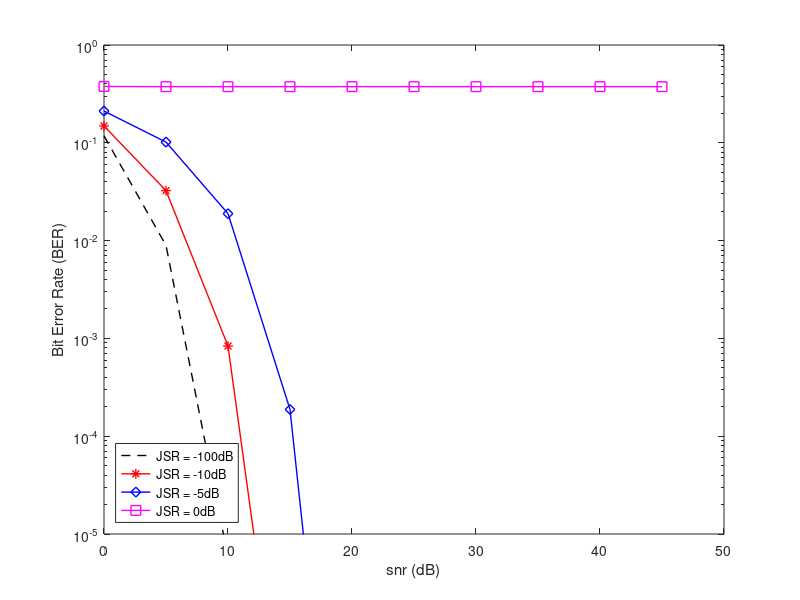

The MATLAB script that drew this image:

% In this script, we simulate the performance of 802.11n in the presence of
% jammer
clc
clear
close
%% Simulation Parameters
snr_dB = 0:5:45;
JSR_dB = [-100, -10,-5, 0]; %Jammer to Signal ratios (dB)
n_jammers = 2;
Fj = 0.0001; %Jamming tone - normalized frequency (-0.5 < F < 0.5)
Thetaj = rand(1,1)*2*pi;%random jammer phase(0 to 2*pi radians)
%% Processing SNR Points
S = numel(snr_dB);
bitErrorRate = zeros(length(JSR_dB),S);
%parfor i = 1:S % Use 'parfor' to speed up the simulation
for jammer = 1:n_jammers
for k=1:length(JSR_dB)%loop for each given JSR
    for i = 1:S % Use 'for' to debug the simulation    
        % Loop to simulate multiple packets
        SNR = 10.^(snr_dB(i)/10); %Signal-to-noise ratio in linear scale
        JSR = 10.^(JSR_dB(k)/10); %Jammer-to-Signal ratio in linear scale
        if jammer == 1
            d = sqrt(SNR/(10*(1+SNR*JSR)));
            bitErrorRate(k,i) =1-0.25*(erf(d)^2+2*erf(d)*(1-2*erfc(d))+(1-2*erfc(d))^2);
        else
            JNR = 2*JSR*SNR;
            bitErrorRate(k,i) = 3/8 * (erfc(sqrt(SNR)+sqrt(0.5*JNR))+erfc(sqrt(SNR)-sqrt(0.5*JNR))); 
        end
    end
end
% Save Results
if jammer == 1
    berfile = sprintf('BER_noiseJamming.mat');
    save(berfile,'bitErrorRate');
else
    berfile = sprintf('BER_QPSKJamming.mat');
    save(berfile,'bitErrorRate');
end
end
%%

%% Plot Bit Error Rate vs SNR Results

figure(1)
semilogy(snr_dB,bitErrorRate(1,:),'k--','LineWidth',1,'MarkerSize',7);
hold on 
semilogy(snr_dB,bitErrorRate(2,:),'r-*','LineWidth',1,'MarkerSize',7);
hold on 
semilogy(snr_dB,bitErrorRate(3,:),'b-d','LineWidth',1,'MarkerSize',7);
hold on 
semilogy(snr_dB,bitErrorRate(4,:),'m-s','LineWidth',1,'MarkerSize',7);
xlabel('snr (dB)');
ylabel('Bit Error Rate (BER)');
legend('JSR = -100dB','JSR = -10dB','JSR = -5dB',...
    'JSR = 0dB','Location','southwest');
ylim([10^-5 1]);
hold off
